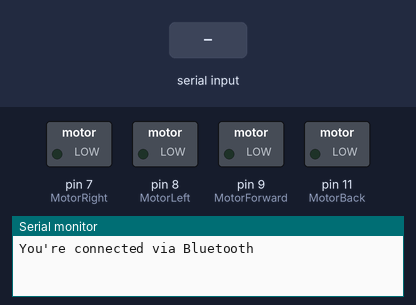
Recording of a sketch running on a simulated Arduino Uno, built with avr-gcc and run on an emulated ATmega328P. Shown: switched loads named in the sketch (green lamp = pin HIGH), the last lines printed to the serial monitor. The inputs (shaded band) are chosen by the test bench.

Above: at 1.2 s.
1.3 s: "1" received over the second serial link
At 1.9 s:
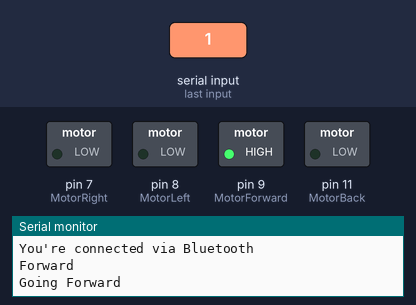
2.8 s: "2" received over the second serial link
At 4.0 s:
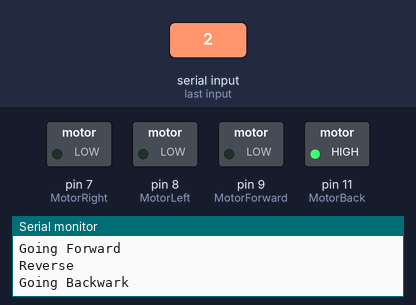
4.3 s: "3" received over the second serial link
At 5.4 s:
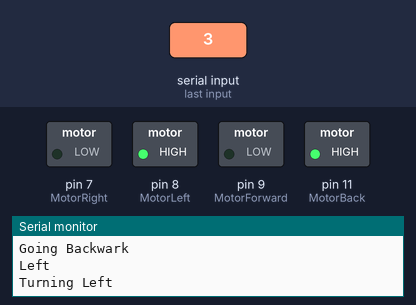
5.8 s: "4" received over the second serial link
At 6.5 s:
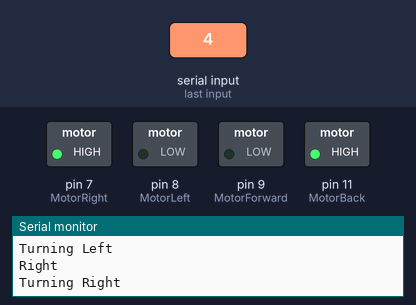
7.3 s: "1" received over the second serial link
At 7.7 s:
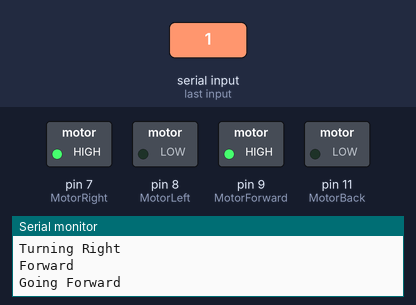
8.8 s: "3" received over the second serial link
At 10.0 s:
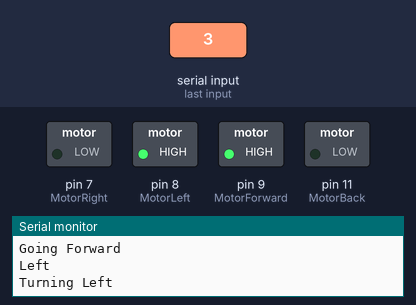
Timing chart, 0 to 11.3 s (numbered marks = the images above; inputs shaded):
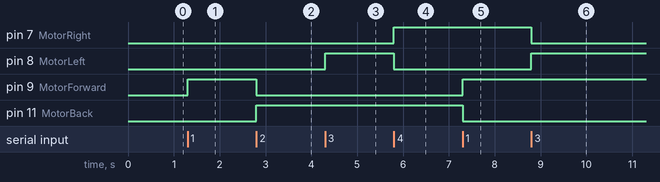

The sketch:

_4WD_bluetooth_car.ino.ino
```cpp
#include <SoftwareSerial.h>
#define MotorBack 11   //not yet implemented
#define MotorForward 9   //not yet implemented
#define MotorLeft 8   //not yet implemented
#define MotorRight 7   //not yet implemented

SoftwareSerial mySerial(0, 1); // RX | TX
int val;
void setup() {
   Serial.begin(9600);
   mySerial.begin(9600);
   Serial.println("You're connected via Bluetooth");
   pinMode(MotorRight,OUTPUT);   //left motors forward
   pinMode(MotorLeft,OUTPUT);   //left motors reverse
   pinMode(MotorForward,OUTPUT);   //right motors forward
   pinMode(MotorBack,OUTPUT);   //right motors reverse

}

void loop() {
   if (mySerial.available())
   {
    val=(mySerial.read());
    if (val == '1')
    {
      Serial.println("Forward");
     // Serial.println(Serial.read(val));
      Forward();
      /*digitalWrite(7,HIGH);
      digitalWrite(8,LOW);
      digitalWrite(9,HIGH);
      digitalWrite(10,LOW);*/

    }

        else if (val =='2')
    {
      Serial.println("Reverse");
     // Serial.println(Serial.read(val));
      Backward();
      /*digitalWrite(7,LOW);
      digitalWrite(8,HIGH);
      digitalWrite(9,LOW);
      digitalWrite(10,HIGH);*/
    }

        else if (val =='3')
    {
      Serial.println("Left");
    //  Serial.println(Serial.read(val));
      Left();
      /*digitalWrite(7,LOW);
      digitalWrite(8,LOW);
      digitalWrite(9,HIGH);
      digitalWrite(10,LOW);*/
    }

        else if (val =='4')
    {
      Serial.println("Right");
      //Serial.println(Serial.read(val));
      Right();
      /*digitalWrite(5,HIGH);
      digitalWrite(6,LOW);
      digitalWrite(7,LOW);
      digitalWrite(8,LOW);*/
    }

        else if (val == ' ')
    {
      Serial.println("Stop");
      Stop();
      /*digitalWrite(7,LOW);
      digitalWrite(8,LOW);
      digitalWrite(9,LOW);
      digitalWrite(10,LOW);*/
    }
   delay(30);
  }
}

void Forward(){
  digitalWrite(MotorBack, LOW);
  Serial.println("Going Forward");
  digitalWrite(MotorForward, HIGH);
}

void Backward(){
  digitalWrite(MotorForward, LOW);
  Serial.println("Going Backwark");
  digitalWrite(MotorBack, HIGH);
}

void Left(){
  digitalWrite(MotorRight, LOW);
  Serial.println("Turning Left");
  digitalWrite(MotorLeft, HIGH);
}

void Right(){
  digitalWrite(MotorLeft, LOW);
  Serial.println("Turning Right");
  digitalWrite(MotorRight, HIGH);
}

void Stop(){
  digitalWrite(MotorForward, LOW);
  digitalWrite(MotorBack, LOW);
  digitalWrite(MotorLeft, LOW);
  digitalWrite(MotorRight, LOW);
}
```

Measured:
- after the input at 1.3 s, pin 9 (MotorForward): LOW → HIGH at once
- after the input at 2.8 s, pin 9 (MotorForward): HIGH → LOW at once; pin 11 (MotorBack): LOW → HIGH at once
- after the input at 4.3 s, pin 8 (MotorLeft): LOW → HIGH at once
- after the input at 5.8 s, pin 7 (MotorRight): LOW → HIGH at once; pin 8 (MotorLeft): HIGH → LOW at once
- after the input at 7.3 s, pin 9 (MotorForward): LOW → HIGH at once; pin 11 (MotorBack): HIGH → LOW at once
- after the input at 8.8 s, pin 7 (MotorRight): HIGH → LOW at once; pin 8 (MotorLeft): LOW → HIGH at once
